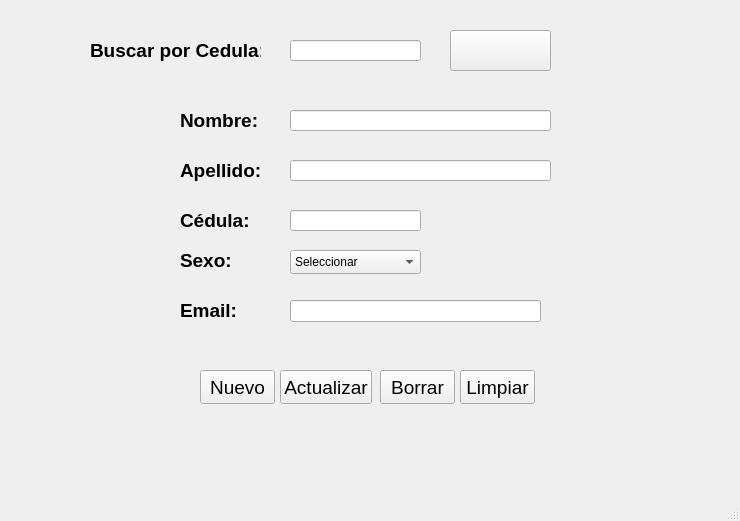
<?xml version="1.0" encoding="UTF-8"?>
<ui version="4.0">
 <class>vtnPrincipal</class>
 <widget class="QMainWindow" name="vtnPrincipal">
  <property name="geometry">
   <rect>
    <x>0</x>
    <y>0</y>
    <width>740</width>
    <height>521</height>
   </rect>
  </property>
  <property name="windowTitle">
   <string>Sistema de Gestión de Personas</string>
  </property>
  <widget class="QWidget" name="centralwidget">
   <widget class="QLabel" name="lblNombre">
    <property name="geometry">
     <rect>
      <x>180</x>
      <y>100</y>
      <width>91</width>
      <height>41</height>
     </rect>
    </property>
    <property name="font">
     <font>
      <pointsize>14</pointsize>
      <bold>true</bold>
     </font>
    </property>
    <property name="text">
     <string>Nombre:</string>
    </property>
   </widget>
   <widget class="QLabel" name="lblApellido">
    <property name="geometry">
     <rect>
      <x>180</x>
      <y>150</y>
      <width>91</width>
      <height>41</height>
     </rect>
    </property>
    <property name="font">
     <font>
      <pointsize>14</pointsize>
      <bold>true</bold>
     </font>
    </property>
    <property name="text">
     <string>Apellido:</string>
    </property>
   </widget>
   <widget class="QLabel" name="lblCedula">
    <property name="geometry">
     <rect>
      <x>180</x>
      <y>200</y>
      <width>91</width>
      <height>41</height>
     </rect>
    </property>
    <property name="font">
     <font>
      <pointsize>14</pointsize>
      <bold>true</bold>
     </font>
    </property>
    <property name="text">
     <string>Cédula:</string>
    </property>
   </widget>
   <widget class="QLineEdit" name="txtNombre">
    <property name="geometry">
     <rect>
      <x>290</x>
      <y>110</y>
      <width>261</width>
      <height>21</height>
     </rect>
    </property>
    <property name="maxLength">
     <number>50</number>
    </property>
   </widget>
   <widget class="QLineEdit" name="txtCedula">
    <property name="geometry">
     <rect>
      <x>290</x>
      <y>210</y>
      <width>131</width>
      <height>21</height>
     </rect>
    </property>
    <property name="maxLength">
     <number>10</number>
    </property>
   </widget>
   <widget class="QLineEdit" name="txtApellido">
    <property name="geometry">
     <rect>
      <x>290</x>
      <y>160</y>
      <width>261</width>
      <height>21</height>
     </rect>
    </property>
    <property name="maxLength">
     <number>50</number>
    </property>
   </widget>
   <widget class="QPushButton" name="btnNuevo">
    <property name="geometry">
     <rect>
      <x>200</x>
      <y>370</y>
      <width>75</width>
      <height>34</height>
     </rect>
    </property>
    <property name="font">
     <font>
      <pointsize>14</pointsize>
     </font>
    </property>
    <property name="text">
     <string>Nuevo</string>
    </property>
   </widget>
   <widget class="QPushButton" name="btnLimpiar">
    <property name="geometry">
     <rect>
      <x>460</x>
      <y>370</y>
      <width>75</width>
      <height>34</height>
     </rect>
    </property>
    <property name="font">
     <font>
      <pointsize>14</pointsize>
     </font>
    </property>
    <property name="text">
     <string>Limpiar</string>
    </property>
   </widget>
   <widget class="QLabel" name="lblSexo">
    <property name="geometry">
     <rect>
      <x>180</x>
      <y>240</y>
      <width>91</width>
      <height>41</height>
     </rect>
    </property>
    <property name="font">
     <font>
      <pointsize>14</pointsize>
      <bold>true</bold>
     </font>
    </property>
    <property name="text">
     <string>Sexo:</string>
    </property>
   </widget>
   <widget class="QLabel" name="lblEmail">
    <property name="geometry">
     <rect>
      <x>180</x>
      <y>290</y>
      <width>91</width>
      <height>41</height>
     </rect>
    </property>
    <property name="font">
     <font>
      <pointsize>14</pointsize>
      <bold>true</bold>
     </font>
    </property>
    <property name="text">
     <string>Email:</string>
    </property>
   </widget>
   <widget class="QLineEdit" name="txtEmail">
    <property name="geometry">
     <rect>
      <x>290</x>
      <y>300</y>
      <width>251</width>
      <height>22</height>
     </rect>
    </property>
    <property name="maxLength">
     <number>100</number>
    </property>
   </widget>
   <widget class="QComboBox" name="cbSexo">
    <property name="geometry">
     <rect>
      <x>290</x>
      <y>250</y>
      <width>131</width>
      <height>24</height>
     </rect>
    </property>
    <item>
     <property name="text">
      <string>Seleccionar</string>
     </property>
    </item>
    <item>
     <property name="text">
      <string>Hombre</string>
     </property>
    </item>
    <item>
     <property name="text">
      <string>Mujer</string>
     </property>
    </item>
   </widget>
   <widget class="QLineEdit" name="txtBuscarCedula">
    <property name="geometry">
     <rect>
      <x>290</x>
      <y>40</y>
      <width>131</width>
      <height>21</height>
     </rect>
    </property>
    <property name="maxLength">
     <number>10</number>
    </property>
   </widget>
   <widget class="QLabel" name="lblCedulaBuscar">
    <property name="geometry">
     <rect>
      <x>90</x>
      <y>30</y>
      <width>171</width>
      <height>41</height>
     </rect>
    </property>
    <property name="font">
     <font>
      <pointsize>14</pointsize>
      <bold>true</bold>
     </font>
    </property>
    <property name="text">
     <string>Buscar por Cedula:</string>
    </property>
   </widget>
   <widget class="QPushButton" name="btnActualizar">
    <property name="geometry">
     <rect>
      <x>280</x>
      <y>370</y>
      <width>92</width>
      <height>34</height>
     </rect>
    </property>
    <property name="font">
     <font>
      <pointsize>14</pointsize>
     </font>
    </property>
    <property name="text">
     <string>Actualizar</string>
    </property>
   </widget>
   <widget class="QPushButton" name="btnBorrarRegistro">
    <property name="geometry">
     <rect>
      <x>380</x>
      <y>370</y>
      <width>75</width>
      <height>34</height>
     </rect>
    </property>
    <property name="font">
     <font>
      <pointsize>14</pointsize>
     </font>
    </property>
    <property name="text">
     <string>Borrar</string>
    </property>
   </widget>
   <widget class="QPushButton" name="btnBuscar">
    <property name="geometry">
     <rect>
      <x>450</x>
      <y>30</y>
      <width>101</width>
      <height>41</height>
     </rect>
    </property>
    <property name="font">
     <font>
      <pointsize>14</pointsize>
     </font>
    </property>
    <property name="text">
     <string/>
    </property>
    <property name="icon">
     <iconset theme="QIcon::ThemeIcon::SystemSearch"/>
    </property>
   </widget>
  </widget>
  <widget class="QMenuBar" name="menubar">
   <property name="geometry">
    <rect>
     <x>0</x>
     <y>0</y>
     <width>740</width>
     <height>33</height>
    </rect>
   </property>
  </widget>
  <widget class="QStatusBar" name="statusbar"/>
 </widget>
 <tabstops>
  <tabstop>txtNombre</tabstop>
  <tabstop>txtApellido</tabstop>
  <tabstop>txtCedula</tabstop>
  <tabstop>cbSexo</tabstop>
  <tabstop>txtEmail</tabstop>
  <tabstop>btnNuevo</tabstop>
  <tabstop>btnLimpiar</tabstop>
 </tabstops>
 <resources/>
 <connections/>
</ui>
